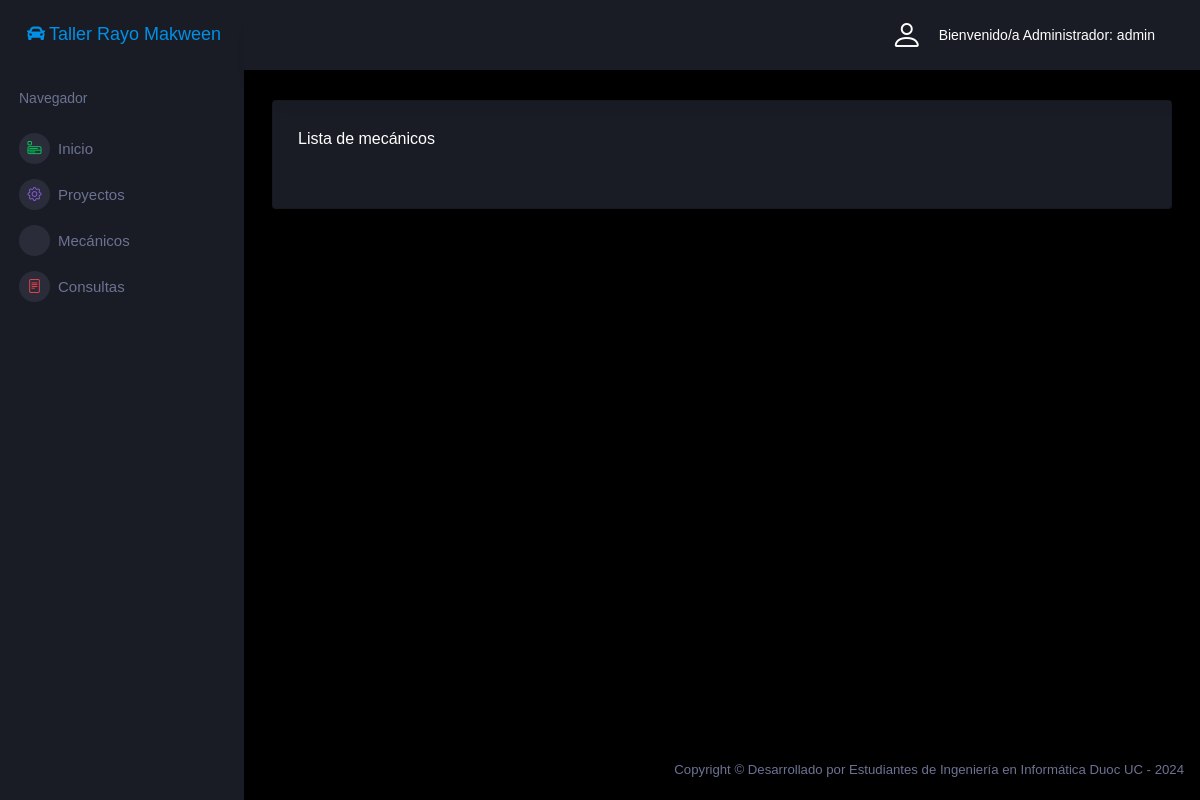
The page /mecanicos/ (signed in) on the database as committed earlier.
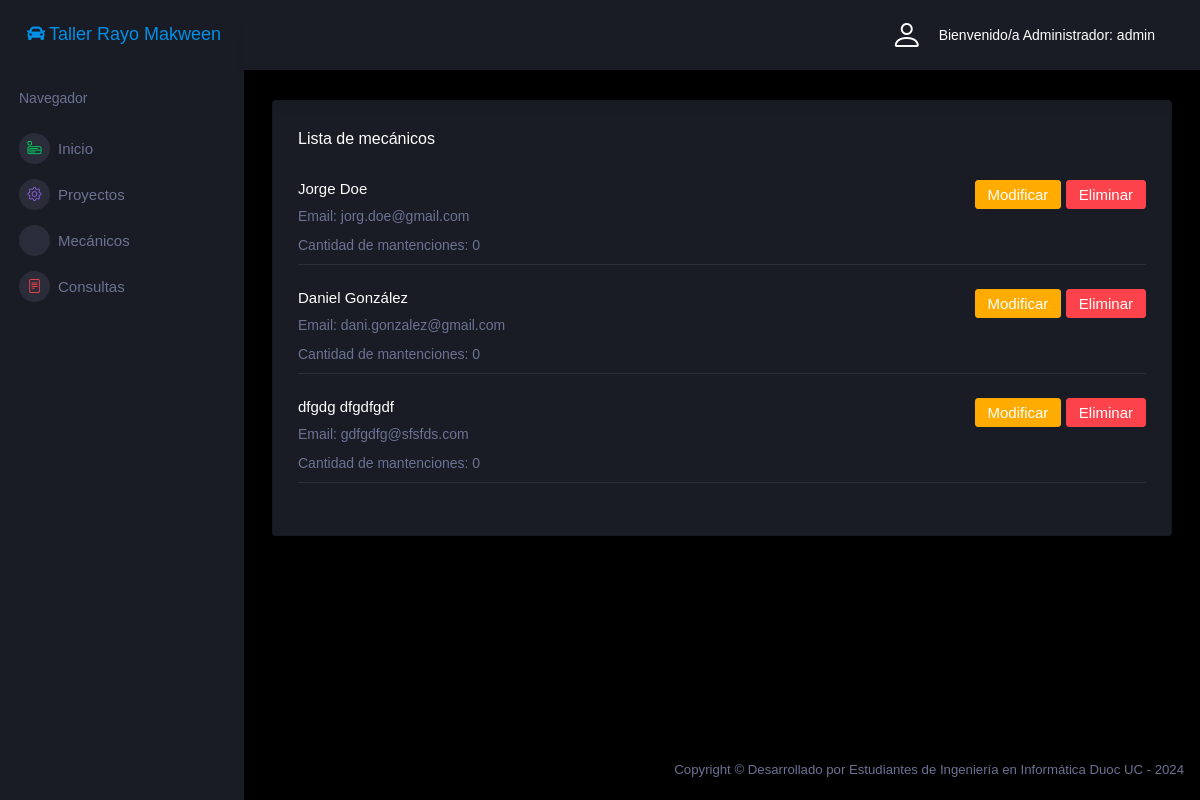
The same page on the database as committed later.
### core/models.py (models this page shows, shortened)
class Mecanico(models.Model):
    nombre_mecanico = models.CharField(max_length=50)
    apellido_mecanico = models.CharField(max_length=50)
    correo_mecanico = models.CharField(max_length=50)
    password_mecanico = models.CharField(max_length=50)
    cant_mantenciones_mec = models.IntegerField(default=0)

### core/views.py (the view)
# urls.py: path('mecanicos/', mecanicos, name="mecanicos"),
@login_required
def mecanicos(request):
    mecanicos = Mecanico.objects.all()
    aux = {
        'lista' : mecanicos
    }
    return render(request, 'core/mecanicos/crud_mecanico/listar.html', aux)

### core/templates/core/mecanicos/crud_mecanico/listar.html (shortened to what this page needs)
{% extends 'core/mecanicos/base.html' %}
{% load static %}
{% block contenido %}
<h5>Lista de mecánicos</h5>
<br>
{% for aux in lista %}
<div class="preview-item border-bottom">
    <div class="preview-item-content d-sm-flex flex-grow">
        <div class="flex-grow">
            <h6 class="preview-subject">{{ aux.nombre_mecanico }} {{ aux.apellido_mecanico}}</h6>
            <p class="text-muted mb-0">Email: {{ aux.correo_mecanico }}</p>
            <p class="text-muted mb-2 my-2">Cantidad de mantenciones: {{ aux.cant_mantenciones_mec }}</p>
        </div>
        {% if user.is_staff %}
        <div class="mr-auto text-sm-right pt-2 pt-sm-0">
            <a href="{% url 'mecanicoupdate' aux.id %}" class="btn btn-warning">Modificar</a>
            <a onclick="confirmarDelete({{ aux.id }})" class="btn btn-danger">Eliminar</a>
        </div>
        {% endif %}
    </div>
</div>
<br>
{% endfor %}
{% endblock %}

### core/templates/core/mecanicos/base.html (shortened to what this page needs)
<!DOCTYPE html>
<html lang="en">
{% load static %}
<head>
    <link rel="stylesheet" href="{% static 'core/mecanicos/vendors/mdi/css/materialdesignicons.min.css' %}">
    <link rel="stylesheet" href="{% static 'core/mecanicos/vendors/css/vendor.bundle.base.css' %}">
    <link href="https://cdnjs.cloudflare.com/ajax/libs/font-awesome/5.10.0/css/all.min.css" rel="stylesheet">
    <link href="https://cdn.jsdelivr.net/npm/bootstrap-icons@1.4.1/font/bootstrap-icons.css" rel="stylesheet">
    <link rel="stylesheet" href="{% static 'core/mecanicos/vendors/jvectormap/jquery-jvectormap.css' %}">
    <link rel="stylesheet" href="{% static 'core/mecanicos/vendors/flag-icon-css/css/flag-icon.min.css' %}">
    <link rel="stylesheet" href="{% static 'core/mecanicos/vendors/owl-carousel-2/owl.carousel.min.css' %}">
    <link rel="stylesheet" href="{% static 'core/mecanicos/vendors/owl-carousel-2/owl.theme.default.min.css' %}">
    <link rel="stylesheet" href="{% static 'core/mecanicos/css/style.css' %}">
</head>
<body>
    <div class="container-scroller">
        <nav class="sidebar sidebar-offcanvas" id="sidebar">
            <div class="sidebar-brand-wrapper d-none d-lg-flex align-items-center justify-content-center fixed-top">
                <a href="{% url 'index' %}"><h4 class="m-0 text-primary"><i class="fa fa-car me-3 mx-1"></i>Taller Rayo Makween</h4></a>
            </div>
            <ul class="nav">
                <li class="nav-item nav-category">
                    <span class="nav-link">Navegador</span>
                </li>
                <li class="nav-item menu-items">
                    <a class="nav-link" href="{% url 'mecanicos' %}">
                        <span class="menu-icon">
                            <i class="bi bi-menu-app"></i>
                        </span>
                        <span class="menu-title">Inicio</span>
                    </a>
                </li>
                <li class="nav-item menu-items">
                    <a class="nav-link" data-toggle="collapse" href="#ui-basic" aria-expanded="false"
                        aria-controls="ui-basic">
                        <span class="menu-icon">
                            <i class="bi bi-gear"></i>
                        </span>
                        <span class="menu-title">Proyectos</span>
                        <i class="menu-arrow"></i>
                    </a>
                </li>
                <li class="nav-item menu-items">
                    <a class="nav-link" data-toggle="collapse" href="#mecanicos" aria-expanded="false" aria-controls="mecanicos">
                        <span class="menu-icon">
                            <i class="mdi mdi-contacts"></i>
                        </span>
                        <span class="menu-title">Mecánicos</span>
                        <i class="menu-arrow"></i>
                    </a>
                </li>
                <li class="nav-item menu-items">
                    <a class="nav-link" href="{% url 'listarconsultas' %}">
                        <span class="menu-icon">
                            <i class="bi bi-file-text"></i>
                        </span>
                        <span class="menu-title">Consultas</span>
                    </a>
                </li>
            </ul>
        </nav>
        <div class="container-fluid page-body-wrapper">
            <nav class="navbar p-0 fixed-top d-flex flex-row">
                <div class="navbar-menu-wrapper flex-grow d-flex align-items-stretch">
                    <ul class="navbar-nav navbar-nav-right">
                        <li class="nav-item dropdown">
                            <a class="nav-link" id="profileDropdown" href="#" data-toggle="dropdown">
                                <div class="navbar-profile">
                                    {% if user.is_staff %}
                                    <i class="bi bi-person" style="font-size: 2rem; color: white;"></i>
                                    <p class="mb-0 d-none d-sm-block navbar-profile-name">Bienvenido/a Administrador: {{ user.username }}</p>
                                    <i class="mdi mdi-menu-down d-none d-sm-block"></i>
                                    {% else %}
                                    <i class="bi bi-person" style="font-size: 2rem; color: white;"></i>
                                    <p class="mb-0 d-none d-sm-block navbar-profile-name">Bienvenido/a: {{ user.first_name }} {{ user.last_name }}</p>
                                    <i class="mdi mdi-menu-down d-none d-sm-block"></i>
                                    {% endif %}
                                </div>
                            </a>
                        </li>
                    </ul>
                </div>
            </nav>
            <div class="main-panel">
                <div class="content-wrapper">
                    <div class="row">
                        <div class="col-md-12 grid-margin stretch-card">
                            <div class="card">
                                <div class="card-body">
                                    {% block contenido %}
                                    {% endblock%}
                                </div>
                            </div>
                        </div>
                    </div>
                </div>
                <footer class="footer">
                    <div class="d-sm-flex justify-content-center justify-content-sm-between">
                        <span class="text-muted d-block text-center text-sm-left d-sm-inline-block">Copyright ©
                            Desarrollado por Estudiantes de Ingeniería en Informática Duoc UC - 2024</span>
                    </div>
                </footer>
            </div>
        </div>
    </div>
</body>
</html>

Rows that differ between the two databases and show on the page:
added Mecanico: nombre_mecanico "Jorge", apellido_mecanico "Doe", correo_mecanico "jorg.doe@gmail.com", cant_mantenciones_mec "0"
added Mecanico: nombre_mecanico "Daniel", apellido_mecanico "González", correo_mecanico "dani.gonzalez@gmail.com", cant_mantenciones_mec "0"
added Mecanico: nombre_mecanico "dfgdg", apellido_mecanico "dfgdfgdf", correo_mecanico "gdfgdfg@sfsfds.com", cant_mantenciones_mec "0"
